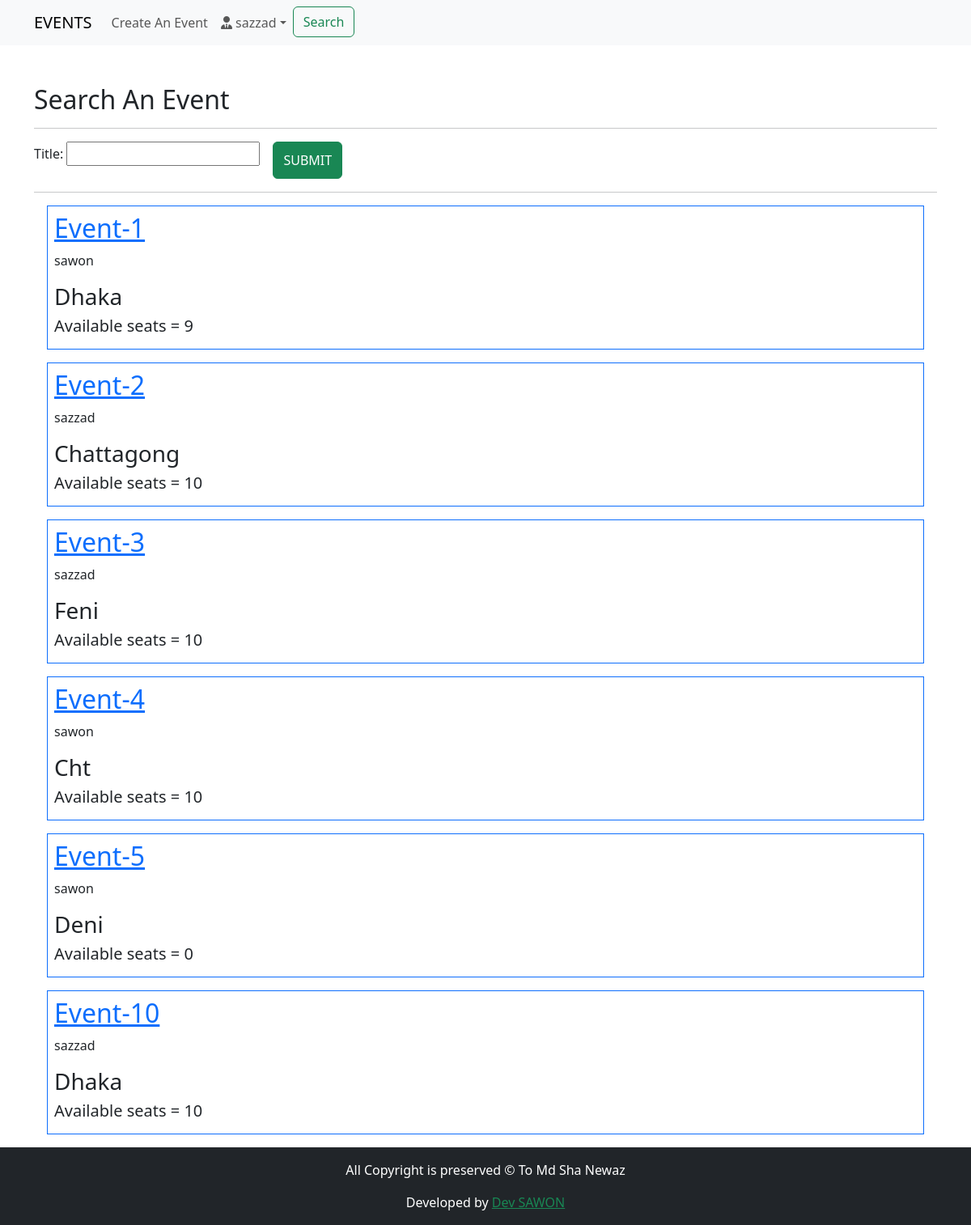
Page /search/ (signed in) on the committed database.
### LoginApp/models.py (models this page shows, shortened)
class User(AbstractBaseUser, PermissionsMixin):
    email = models.EmailField(unique=True, null=False)
    is_staff = models.BooleanField(
        _('staff status'),
        default = False,
        help_text = _('Designates whether the user can log in this site')
    )
    is_active = models.BooleanField(
        _('active'),
        default = True,
        help_text = _('Designate whether this user should be treated as active. Unselect this instead of deleting accounts')
    )
    USERNAME_FIELD = 'email'
    objects = MyUserMangerModel()

class ProfileModel(models.Model):
    user = models.OneToOneField(User, on_delete=models.CASCADE, related_name='profile')
    username = models.CharField(max_length=264, blank=True)
    full_name = models.CharField(max_length=264, blank=True)
    address_1 = models.TextField(max_length=300, blank=True)
    city = models.CharField(max_length=50, blank=True)
    zipcode = models.CharField(max_length=10, blank=True)
    country = models.CharField(max_length=50, blank=True)
    phone = models.CharField(max_length=20, blank=True)
    date_joined = models.DateField(auto_now_add=True)

### EventApp/models.py (models this page shows, shortened)
class EventModel(models.Model):
    user = models.ForeignKey(settings.AUTH_USER_MODEL, on_delete=models.CASCADE, related_name='event')
    title = models.CharField(max_length=500)
    description = models.CharField(max_length=2000)
    created_date = models.DateTimeField(auto_now_add=True)
    event_date = models.DateField(blank=True, null=True)
    event_time = models.TimeField(blank=True,null=True)
    location = models.CharField(max_length=100)
    slots = models.PositiveIntegerField(default=10)

### EventApp/views.py (the view)
# urls.py: path('search/', views.search_view, name='search'),
@login_required
def search_view(request):
    form = EventSearchForm(request.GET)
    if form.is_valid():
        title_query = form.cleaned_data.get('title')
        events = EventModel.objects.filter(title__icontains=title_query)
    else:
        events = EventModel.objects.all()
    context = {
        'form': form,
        'events': events,
        'title': 'SEARCH',
    }
    return render(request, 'EventApp/search.html', context=context)

### EventApp/forms.py
class EventSearchForm(forms.Form):
    title = forms.CharField(label='Title', max_length=500, required=False)

### templates/EventApp/search.html (shortened to what this page needs)
{% extends 'index.html' %}
{% load crispy_forms_tags %}
{% block body_block %}
<h2 class="mt-5">Search An Event</h2>
<hr>
<form class="d-flex" method="get" action="">
    {{ form.as_p }}
    <button class="btn btn-success ms-3" type="submit">SUBMIT</button>
</form>
<hr>
{% for event in events %}
<div class="border border-primary m-3 p-2">
    <h2><a href="{% url 'EventApp:event_page' pk=event.pk %}">{{event.title}}</a></h2>
    <p>{{ event.user.profile.username }}</p>
    <h3>{{event.location}}</h3>
    <h5>Available seats = {{ event.slots }}</h5>
</div>
{% endfor %}
{% endblock %}

### templates/header.html (shortened to what this page needs)
<nav class="navbar navbar-expand-lg navbar-light bg-light">
    <div class="container">
      <a class="navbar-brand" href="{% url 'EventApp:home' %}">EVENTS</a>
      <div class="collapse navbar-collapse" id="navbarSupportedContent">
        <ul class="navbar-nav me-auto mb-2 mb-lg-0">
          <li class="nav-item">
            <a class="nav-link" href="{% url 'EventApp:create_event' %}">Create An Event</a>
          </li>
          {% if request.user.is_authenticated %}
          <li class="nav-item dropdown">
            <a class="nav-link dropdown-toggle" href="#" id="navbarDropdown" role="button" data-bs-toggle="dropdown" aria-expanded="false">
              <i class="fa-solid fa-user-tie"></i> {{ request.user.profile.username }}</a>
          </li>
          {% else %}
          <li class="nav-item">
            <a class="btn btn-primary" href="{% url 'LoginApp:login' %}">Login</a>
          </li>
          {% endif %}
          <li class="nav-item">
            <a class="btn btn-outline-success" href="{% url 'EventApp:search' %}">Search</a>
          </li>
        </ul>
      </div>
    </div>
</nav>

### rows in the picture
User: user.profile.username "sazzad"
EventModel: title "Event-1", user.profile.username "sawon", location "Dhaka", slots "9"
EventModel: title "Event-2", user.profile.username "sazzad", location "Chattagong", slots "10"
EventModel: title "Event-3", user.profile.username "sazzad", location "Feni", slots "10"
EventModel: title "Event-4", user.profile.username "sawon", location "Cht", slots "10"
EventModel: title "Event-5", user.profile.username "sawon", location "Deni", slots "0"
EventModel: title "Event-10", user.profile.username "sazzad", location "Dhaka", slots "10"
